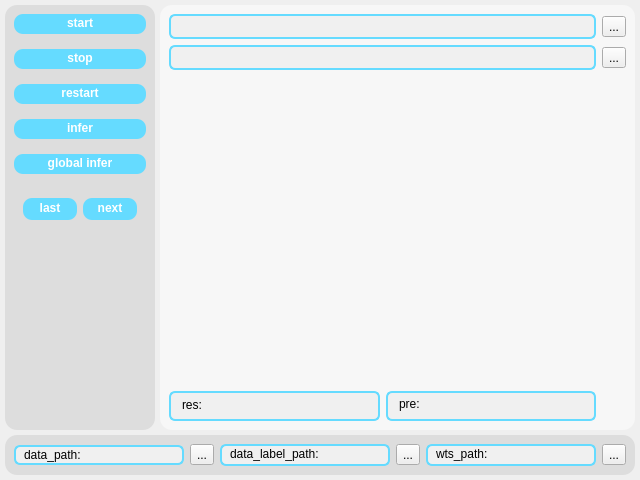
<?xml version="1.0" encoding="UTF-8"?>
<ui version="4.0">
 <class>MainWindow</class>
 <widget class="QMainWindow" name="MainWindow">
  <property name="geometry">
   <rect>
    <x>0</x>
    <y>0</y>
    <width>640</width>
    <height>480</height>
   </rect>
  </property>
  <property name="windowTitle">
   <string>MainWindow</string>
  </property>
  <widget class="QWidget" name="centralwidget">
   <property name="styleSheet">
    <string notr="true">QFrame { background:rgb(255, 255, 255) }</string>
   </property>
   <layout class="QGridLayout" name="gridLayout">
    <property name="leftMargin">
     <number>5</number>
    </property>
    <property name="topMargin">
     <number>5</number>
    </property>
    <property name="rightMargin">
     <number>5</number>
    </property>
    <property name="bottomMargin">
     <number>5</number>
    </property>
    <property name="spacing">
     <number>5</number>
    </property>
    <item row="0" column="1">
     <widget class="QFrame" name="image_frame">
      <property name="styleSheet">
       <string notr="true">QFrame { 
	background: rgb(247, 247, 247);
	border-radius: 12px;
}</string>
      </property>
      <property name="frameShape">
       <enum>QFrame::StyledPanel</enum>
      </property>
      <property name="frameShadow">
       <enum>QFrame::Raised</enum>
      </property>
      <layout class="QGridLayout" name="gridLayout_2">
       <item row="0" column="0" colspan="2">
        <widget class="QLineEdit" name="file_path">
         <property name="minimumSize">
          <size>
           <width>0</width>
           <height>25</height>
          </size>
         </property>
         <property name="maximumSize">
          <size>
           <width>16777215</width>
           <height>25</height>
          </size>
         </property>
         <property name="styleSheet">
          <string notr="true">QLineEdit{
    /* 背景色：想用纯色就改 rgb 或 #xxxxxx；想要透明写 rgba(0,0,0,0) */
    background-color: rgb(240, 240, 240);

    /* 圆角半径：越大越“药丸”，写 50% 可做成正圆（前提是控件本身正方形） */
    border-radius: 6px;
	/* 边框：宽度 样式 颜色；不需要就写 0px */
    border: 2px solid rgb(101, 219, 255);
	/* 文字颜色 */
    color: rgb(0, 0, 0);

    /* 字体：大小、家族、粗细 */
    font: 14px &quot;Microsoft YaHei&quot;;
    font-weight: normal;
	/* 内边距：上 右 下 左；想文字往哪挪就改哪边 */
    padding: 3px 8px 4px 8px
	
}</string>
         </property>
        </widget>
       </item>
       <item row="3" column="1">
        <widget class="QLabel" name="pre">
         <property name="minimumSize">
          <size>
           <width>0</width>
           <height>30</height>
          </size>
         </property>
         <property name="maximumSize">
          <size>
           <width>16777215</width>
           <height>30</height>
          </size>
         </property>
         <property name="styleSheet">
          <string notr="true">QLabel {
    /* 背景色：想用纯色就改 rgb 或 #xxxxxx；想要透明写 rgba(0,0,0,0) */
    background-color: rgb(240, 240, 240);

    /* 圆角半径：越大越“药丸”，写 50% 可做成正圆（前提是控件本身正方形） */
    border-radius: 6px;
	/* 边框：宽度 样式 颜色；不需要就写 0px */
    border: 2px solid rgb(101, 219, 255);
	/* 文字颜色 */
    color: rgb(0, 0, 0);

    /* 字体：大小、家族、粗细 */
    font: 14px &quot;Microsoft YaHei&quot;;
    font-weight: normal;
	/* 内边距：上 右 下 左；想文字往哪挪就改哪边 */
    padding: 2px 8px 6px 8px
	
}</string>
         </property>
         <property name="text">
          <string>pre:</string>
         </property>
        </widget>
       </item>
       <item row="3" column="0">
        <widget class="QLabel" name="res">
         <property name="minimumSize">
          <size>
           <width>100</width>
           <height>30</height>
          </size>
         </property>
         <property name="maximumSize">
          <size>
           <width>16777211</width>
           <height>30</height>
          </size>
         </property>
         <property name="styleSheet">
          <string notr="true">QLabel {
    /* 背景色：想用纯色就改 rgb 或 #xxxxxx；想要透明写 rgba(0,0,0,0) */
    background-color: rgb(240, 240, 240);

    /* 圆角半径：越大越“药丸”，写 50% 可做成正圆（前提是控件本身正方形） */
    border-radius: 6px;
	/* 边框：宽度 样式 颜色；不需要就写 0px */
    border: 2px solid rgb(101, 219, 255);
	/* 文字颜色 */
    color: rgb(0, 0, 0);

    /* 字体：大小、家族、粗细 */
    font: 14px &quot;Microsoft YaHei&quot;;
    font-weight: normal;
	/* 内边距：上 右 下 左；想文字往哪挪就改哪边 */
    padding: 5px 8px 8px 8px
	
}</string>
         </property>
         <property name="text">
          <string>res:</string>
         </property>
        </widget>
       </item>
       <item row="2" column="0" colspan="3">
        <widget class="QLabel" name="image">
         <property name="text">
          <string/>
         </property>
        </widget>
       </item>
       <item row="0" column="2">
        <widget class="QToolButton" name="file_dir">
         <property name="text">
          <string>...</string>
         </property>
        </widget>
       </item>
       <item row="1" column="0" colspan="2">
        <widget class="QLineEdit" name="model_path">
         <property name="minimumSize">
          <size>
           <width>0</width>
           <height>25</height>
          </size>
         </property>
         <property name="maximumSize">
          <size>
           <width>16777215</width>
           <height>25</height>
          </size>
         </property>
         <property name="styleSheet">
          <string notr="true">QLineEdit{
    /* 背景色：想用纯色就改 rgb 或 #xxxxxx；想要透明写 rgba(0,0,0,0) */
    background-color: rgb(240, 240, 240);

    /* 圆角半径：越大越“药丸”，写 50% 可做成正圆（前提是控件本身正方形） */
    border-radius: 6px;
	/* 边框：宽度 样式 颜色；不需要就写 0px */
    border: 2px solid rgb(101, 219, 255);
	/* 文字颜色 */
    color: rgb(0, 0, 0);

    /* 字体：大小、家族、粗细 */
    font: 14px &quot;Microsoft YaHei&quot;;
    font-weight: normal;
	/* 内边距：上 右 下 左；想文字往哪挪就改哪边 */
    padding: 3px 8px 4px 8px
	
}</string>
         </property>
        </widget>
       </item>
       <item row="1" column="2">
        <widget class="QToolButton" name="model_dir">
         <property name="text">
          <string>...</string>
         </property>
        </widget>
       </item>
      </layout>
     </widget>
    </item>
    <item row="1" column="0" colspan="2">
     <widget class="QFrame" name="state_bar">
      <property name="minimumSize">
       <size>
        <width>0</width>
        <height>40</height>
       </size>
      </property>
      <property name="maximumSize">
       <size>
        <width>16777215</width>
        <height>40</height>
       </size>
      </property>
      <property name="styleSheet">
       <string notr="true">QFrame { 
	background:rgb(221, 221, 221);
	border-radius: 12px;
}</string>
      </property>
      <property name="frameShape">
       <enum>QFrame::StyledPanel</enum>
      </property>
      <property name="frameShadow">
       <enum>QFrame::Raised</enum>
      </property>
      <layout class="QHBoxLayout" name="horizontalLayout">
       <item>
        <widget class="QLabel" name="data_path">
         <property name="minimumSize">
          <size>
           <width>40</width>
           <height>20</height>
          </size>
         </property>
         <property name="maximumSize">
          <size>
           <width>16777215</width>
           <height>20</height>
          </size>
         </property>
         <property name="styleSheet">
          <string notr="true">QLabel {
    /* 背景色：想用纯色就改 rgb 或 #xxxxxx；想要透明写 rgba(0,0,0,0) */
    background-color: rgb(240, 240, 240);

    /* 圆角半径：越大越“药丸”，写 50% 可做成正圆（前提是控件本身正方形） */
    border-radius: 6px;
	/* 边框：宽度 样式 颜色；不需要就写 0px */
    border: 2px solid rgb(101, 219, 255);
	/* 文字颜色 */
    color: rgb(0, 0, 0);

    /* 字体：大小、家族、粗细 */
    font: 12px &quot;Microsoft YaHei&quot;;
    font-weight: normal;
	/* 内边距：上 右 下 左；想文字往哪挪就改哪边 */
    padding: 0px 3px 1px 5px
	
}</string>
         </property>
         <property name="text">
          <string>data_path:</string>
         </property>
        </widget>
       </item>
       <item>
        <widget class="QToolButton" name="data_dir">
         <property name="text">
          <string>...</string>
         </property>
        </widget>
       </item>
       <item>
        <widget class="QLabel" name="data_label_path">
         <property name="styleSheet">
          <string notr="true">QLabel {
    /* 背景色：想用纯色就改 rgb 或 #xxxxxx；想要透明写 rgba(0,0,0,0) */
    background-color: rgb(240, 240, 240);

    /* 圆角半径：越大越“药丸”，写 50% 可做成正圆（前提是控件本身正方形） */
    border-radius: 6px;
	/* 边框：宽度 样式 颜色；不需要就写 0px */
    border: 2px solid rgb(101, 219, 255);
	/* 文字颜色 */
    color: rgb(0, 0, 0);

    /* 字体：大小、家族、粗细 */
    font: 12px &quot;Microsoft YaHei&quot;;
    font-weight: normal;
	/* 内边距：上 右 下 左；想文字往哪挪就改哪边 */
    padding: 0px 3px 2px 5px
	
}</string>
         </property>
         <property name="text">
          <string>data_label_path:</string>
         </property>
        </widget>
       </item>
       <item>
        <widget class="QToolButton" name="data_label_dir">
         <property name="text">
          <string>...</string>
         </property>
        </widget>
       </item>
       <item>
        <widget class="QLabel" name="wts_path">
         <property name="styleSheet">
          <string notr="true">QLabel {
    /* 背景色：想用纯色就改 rgb 或 #xxxxxx；想要透明写 rgba(0,0,0,0) */
    background-color: rgb(240, 240, 240);

    /* 圆角半径：越大越“药丸”，写 50% 可做成正圆（前提是控件本身正方形） */
    border-radius: 6px;
	/* 边框：宽度 样式 颜色；不需要就写 0px */
    border: 2px solid rgb(101, 219, 255);
	/* 文字颜色 */
    color: rgb(0, 0, 0);

    /* 字体：大小、家族、粗细 */
    font: 12px &quot;Microsoft YaHei&quot;;
    font-weight: normal;
	/* 内边距：上 右 下 左；想文字往哪挪就改哪边 */
    padding: 0px 3px 2px 5px
	
}</string>
         </property>
         <property name="text">
          <string>wts_path:</string>
         </property>
        </widget>
       </item>
       <item>
        <widget class="QToolButton" name="wts_dir">
         <property name="text">
          <string>...</string>
         </property>
        </widget>
       </item>
      </layout>
     </widget>
    </item>
    <item row="0" column="0">
     <widget class="QFrame" name="menu">
      <property name="minimumSize">
       <size>
        <width>120</width>
        <height>250</height>
       </size>
      </property>
      <property name="maximumSize">
       <size>
        <width>150</width>
        <height>16777215</height>
       </size>
      </property>
      <property name="styleSheet">
       <string notr="true">QFrame { 
	background: rgb(221, 221, 221);
	border-radius: 12px;
}</string>
      </property>
      <property name="frameShape">
       <enum>QFrame::StyledPanel</enum>
      </property>
      <property name="frameShadow">
       <enum>QFrame::Raised</enum>
      </property>
      <layout class="QVBoxLayout" name="verticalLayout">
       <property name="spacing">
        <number>15</number>
       </property>
       <item>
        <widget class="QPushButton" name="start">
         <property name="minimumSize">
          <size>
           <width>0</width>
           <height>20</height>
          </size>
         </property>
         <property name="maximumSize">
          <size>
           <width>16777215</width>
           <height>30</height>
          </size>
         </property>
         <property name="styleSheet">
          <string notr="true">QPushButton {
	border-radius: 9px;
    /* 背景颜色：想换就改 16 进制色值 */
    background-color: rgb(101, 219, 255);
	/* 边框：宽度 0 表示去掉系统默认边框 */
	border: 0px;
	/* 文字颜色 */
    color: white;
	/* 字体：大小、家族、粗细 */
	text-align: center;
    font: 16px &quot;Microsoft YaHei&quot;;
    font-weight: bold;
	padding-top: 1px;
	padding-bottom: 3px;
}

QPushButton:hover {
    background-color: rgb(172, 229, 255);   /* 悬停时亮一点 */
    border: 0px;                 /* 保持无边框 */
}

QPushButton:pressed {
    background-color: #2980b9;   /* 按下时深一点 */
    /* 如果想做“内陷”效果，可以加内阴影或下移 */
    padding-top: 7px;            /* 文字向下 1px，模拟按下 */
    padding-bottom: 5px;
}

</string>
         </property>
         <property name="text">
          <string>start</string>
         </property>
        </widget>
       </item>
       <item>
        <widget class="QPushButton" name="stop">
         <property name="minimumSize">
          <size>
           <width>0</width>
           <height>20</height>
          </size>
         </property>
         <property name="maximumSize">
          <size>
           <width>16777215</width>
           <height>30</height>
          </size>
         </property>
         <property name="styleSheet">
          <string notr="true">QPushButton {
	border-radius: 9px;
    /* 背景颜色：想换就改 16 进制色值 */
    background-color: rgb(101, 219, 255);
	/* 边框：宽度 0 表示去掉系统默认边框 */
	border: 0px;
	/* 文字颜色 */
    color: white;
	/* 字体：大小、家族、粗细 */
	text-align: center;
    font: 16px &quot;Microsoft YaHei&quot;;
    font-weight: bold;
	padding-top: 1px;
	padding-bottom: 3px;
}

QPushButton:hover {
    background-color: rgb(172, 229, 255);   /* 悬停时亮一点 */
    border: 0px;                 /* 保持无边框 */
}

QPushButton:pressed {
    background-color: #2980b9;   /* 按下时深一点 */
    /* 如果想做“内陷”效果，可以加内阴影或下移 */
    padding-top: 7px;            /* 文字向下 1px，模拟按下 */
    padding-bottom: 5px;
}

</string>
         </property>
         <property name="text">
          <string>stop</string>
         </property>
        </widget>
       </item>
       <item>
        <widget class="QPushButton" name="restart">
         <property name="minimumSize">
          <size>
           <width>0</width>
           <height>20</height>
          </size>
         </property>
         <property name="maximumSize">
          <size>
           <width>16777215</width>
           <height>30</height>
          </size>
         </property>
         <property name="styleSheet">
          <string notr="true">QPushButton {
	border-radius: 9px;
    /* 背景颜色：想换就改 16 进制色值 */
    background-color: rgb(101, 219, 255);
	/* 边框：宽度 0 表示去掉系统默认边框 */
	border: 0px;
	/* 文字颜色 */
    color: white;
	/* 字体：大小、家族、粗细 */
	text-align: center;
    font: 16px &quot;Microsoft YaHei&quot;;
    font-weight: bold;
	padding-top: 1px;
	padding-bottom: 3px;
}

QPushButton:hover {
    background-color: rgb(172, 229, 255);   /* 悬停时亮一点 */
    border: 0px;                 /* 保持无边框 */
}

QPushButton:pressed {
    background-color: #2980b9;   /* 按下时深一点 */
    /* 如果想做“内陷”效果，可以加内阴影或下移 */
    padding-top: 7px;            /* 文字向下 1px，模拟按下 */
    padding-bottom: 5px;
}

</string>
         </property>
         <property name="text">
          <string>restart</string>
         </property>
        </widget>
       </item>
       <item>
        <widget class="QPushButton" name="infer">
         <property name="minimumSize">
          <size>
           <width>0</width>
           <height>20</height>
          </size>
         </property>
         <property name="maximumSize">
          <size>
           <width>16777215</width>
           <height>30</height>
          </size>
         </property>
         <property name="styleSheet">
          <string notr="true">QPushButton {
	border-radius: 9px;
    /* 背景颜色：想换就改 16 进制色值 */
    background-color: rgb(101, 219, 255);
	/* 边框：宽度 0 表示去掉系统默认边框 */
	border: 0px;
	/* 文字颜色 */
    color: white;
	/* 字体：大小、家族、粗细 */
	text-align: center;
    font: 16px &quot;Microsoft YaHei&quot;;
    font-weight: bold;
	padding-top: 1px;
	padding-bottom: 3px;
}

QPushButton:hover {
    background-color: rgb(172, 229, 255);   /* 悬停时亮一点 */
    border: 0px;                 /* 保持无边框 */
}

QPushButton:pressed {
    background-color: #2980b9;   /* 按下时深一点 */
    /* 如果想做“内陷”效果，可以加内阴影或下移 */
    padding-top: 7px;            /* 文字向下 1px，模拟按下 */
    padding-bottom: 5px;
}

</string>
         </property>
         <property name="text">
          <string>infer</string>
         </property>
        </widget>
       </item>
       <item>
        <widget class="QPushButton" name="global_infer">
         <property name="minimumSize">
          <size>
           <width>0</width>
           <height>20</height>
          </size>
         </property>
         <property name="maximumSize">
          <size>
           <width>16777215</width>
           <height>30</height>
          </size>
         </property>
         <property name="styleSheet">
          <string notr="true">QPushButton {
	border-radius: 9px;
    /* 背景颜色：想换就改 16 进制色值 */
    background-color: rgb(101, 219, 255);
	/* 边框：宽度 0 表示去掉系统默认边框 */
	border: 0px;
	/* 文字颜色 */
    color: white;
	/* 字体：大小、家族、粗细 */
	text-align: center;
    font: 16px &quot;Microsoft YaHei&quot;;
    font-weight: bold;
	padding-top: 1px;
	padding-bottom: 3px;
}

QPushButton:hover {
    background-color: rgb(172, 229, 255);   /* 悬停时亮一点 */
    border: 0px;                 /* 保持无边框 */
}

QPushButton:pressed {
    background-color: #2980b9;   /* 按下时深一点 */
    /* 如果想做“内陷”效果，可以加内阴影或下移 */
    padding-top: 7px;            /* 文字向下 1px，模拟按下 */
    padding-bottom: 5px;
}

</string>
         </property>
         <property name="text">
          <string>global infer</string>
         </property>
        </widget>
       </item>
       <item>
        <widget class="QFrame" name="frame">
         <property name="minimumSize">
          <size>
           <width>0</width>
           <height>40</height>
          </size>
         </property>
         <property name="frameShape">
          <enum>QFrame::StyledPanel</enum>
         </property>
         <property name="frameShadow">
          <enum>QFrame::Raised</enum>
         </property>
         <layout class="QHBoxLayout" name="horizontalLayout_2">
          <item>
           <widget class="QPushButton" name="last">
            <property name="minimumSize">
             <size>
              <width>0</width>
              <height>20</height>
             </size>
            </property>
            <property name="maximumSize">
             <size>
              <width>16777215</width>
              <height>30</height>
             </size>
            </property>
            <property name="styleSheet">
             <string notr="true">QPushButton {
	border-radius: 9px;
    /* 背景颜色：想换就改 16 进制色值 */
    background-color: rgb(101, 219, 255);
	/* 边框：宽度 0 表示去掉系统默认边框 */
	border: 0px;
	/* 文字颜色 */
    color: white;
	/* 字体：大小、家族、粗细 */
	text-align: center;
    font: 16px &quot;Microsoft YaHei&quot;;
    font-weight: bold;
	padding-top: 1px;
	padding-bottom: 3px;
}

QPushButton:hover {
    background-color: rgb(172, 229, 255);   /* 悬停时亮一点 */
    border: 0px;                 /* 保持无边框 */
}

QPushButton:pressed {
    background-color: #2980b9;   /* 按下时深一点 */
    /* 如果想做“内陷”效果，可以加内阴影或下移 */
    padding-top: 7px;            /* 文字向下 1px，模拟按下 */
    padding-bottom: 5px;
}

</string>
            </property>
            <property name="text">
             <string>last</string>
            </property>
           </widget>
          </item>
          <item>
           <widget class="QPushButton" name="next">
            <property name="minimumSize">
             <size>
              <width>0</width>
              <height>20</height>
             </size>
            </property>
            <property name="maximumSize">
             <size>
              <width>16777215</width>
              <height>30</height>
             </size>
            </property>
            <property name="styleSheet">
             <string notr="true">QPushButton {
	border-radius: 9px;
    /* 背景颜色：想换就改 16 进制色值 */
    background-color: rgb(101, 219, 255);
	/* 边框：宽度 0 表示去掉系统默认边框 */
	border: 0px;
	/* 文字颜色 */
    color: white;
	/* 字体：大小、家族、粗细 */
	text-align: center;
    font: 16px &quot;Microsoft YaHei&quot;;
    font-weight: bold;
	padding-top: 1px;
	padding-bottom: 3px;
}

QPushButton:hover {
    background-color: rgb(172, 229, 255);   /* 悬停时亮一点 */
    border: 0px;                 /* 保持无边框 */
}

QPushButton:pressed {
    background-color: #2980b9;   /* 按下时深一点 */
    /* 如果想做“内陷”效果，可以加内阴影或下移 */
    padding-top: 7px;            /* 文字向下 1px，模拟按下 */
    padding-bottom: 5px;
}

</string>
            </property>
            <property name="text">
             <string>next</string>
            </property>
           </widget>
          </item>
         </layout>
        </widget>
       </item>
       <item>
        <spacer name="verticalSpacer">
         <property name="orientation">
          <enum>Qt::Vertical</enum>
         </property>
         <property name="sizeHint" stdset="0">
          <size>
           <width>20</width>
           <height>40</height>
          </size>
         </property>
        </spacer>
       </item>
      </layout>
     </widget>
    </item>
   </layout>
  </widget>
  <widget class="QMenuBar" name="menubar">
   <property name="geometry">
    <rect>
     <x>0</x>
     <y>0</y>
     <width>640</width>
     <height>21</height>
    </rect>
   </property>
  </widget>
 </widget>
 <resources/>
 <connections/>
</ui>
